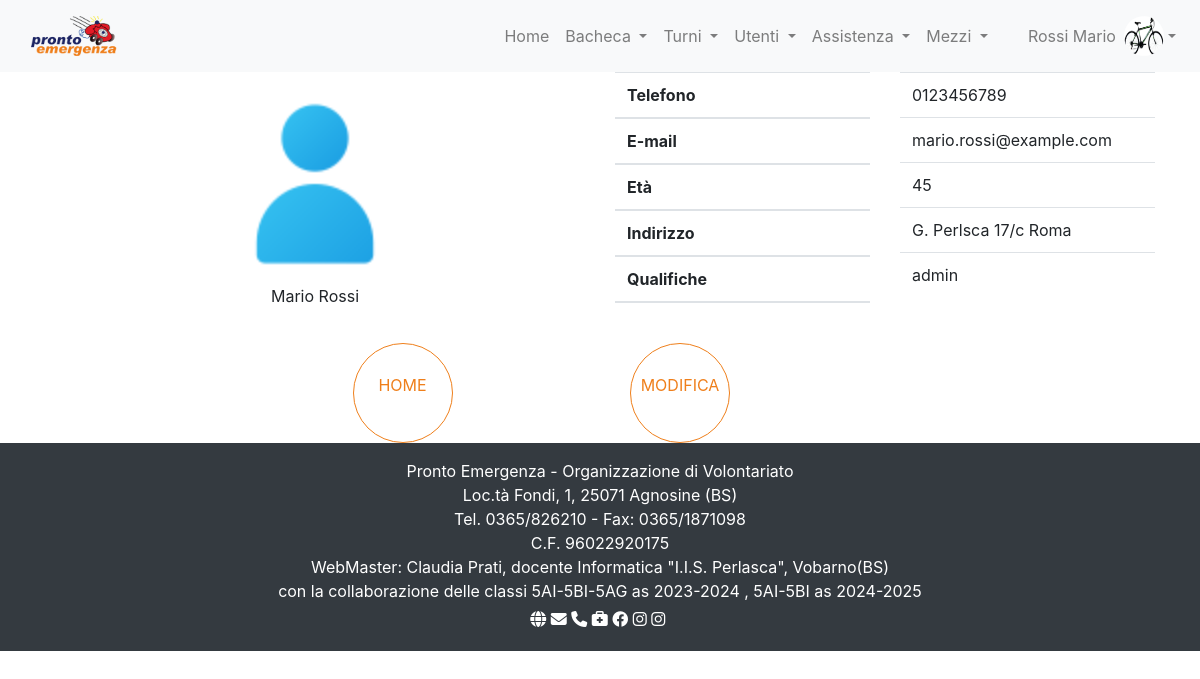
Screenshot of /pages/utenti/profiloUtente.php (signed in) with the database file from the repository.
### tables this page shows
CREATE TABLE `utenti` (
  `idUtente` int(11) NOT NULL COMMENT 'Chiave primaria utente',
  `cognome` varchar(30) NOT NULL COMMENT 'Cognome dell''utente',
  `nome` varchar(30) NOT NULL COMMENT 'Nome dell''utente',
  `codiceFiscale` varchar(16) NOT NULL COMMENT 'Codice fiscale dell''utente',
  `dataNascita` date NOT NULL COMMENT 'Data di nascita dell''utente',
  `via` varchar(20) NOT NULL COMMENT 'Via dell''utente',
  `numero` varchar(4) NOT NULL COMMENT 'Numero civico dell''utente',
  `cap` varchar(5) NOT NULL COMMENT 'CAP dell''utente',
  `citta` varchar(20) NOT NULL COMMENT 'Città dell''utente',
  `provincia` varchar(2) NOT NULL COMMENT 'Provincia dell''utente',
  `username` varchar(30) NOT NULL COMMENT 'Username dell''utente',
  `password` varchar(30) NOT NULL COMMENT 'Password ell''utente',
  `email` varchar(30) NOT NULL COMMENT 'E-mail dell''utente',
  `telefono` varchar(13) NOT NULL COMMENT 'Telefono dell''utente',
  `indisponibilita` tinyint(1) NOT NULL COMMENT 'flag che permette di conoscere se l’utente è disponibile o meno per i turni ',
  `istruttore` tinyint(1) NOT NULL COMMENT 'flag per conoscere se l’utente è o meno un istruttore',
  `status` enum('volontario','dipendente','corsista') NOT NULL COMMENT 'Tipo utente',
  `tipoUtente` enum('admin','user') NOT NULL,
  `immagine` varchar(30) DEFAULT NULL,
  `dataoraInvioEmail` datetime NOT NULL,
  `dataoraClickEmail` datetime DEFAULT NULL,
  `validato` tinyint(1) NOT NULL DEFAULT 0
);

### funzioniDB.php (called while the page is built, shortened)
<?php
require_once "globals.php";
function db_query($strquery,$valori, $tipi){
    global $DSN,$USERDB,$PSWDB;
    $ris=[];
    try{
        $conn=new PDO($DSN,$USERDB,$PSWDB);
        $conn->setAttribute(PDO::ATTR_ERRMODE,PDO::ERRMODE_EXCEPTION);
        try {
                $conn->beginTransaction();
                $stm=$conn->prepare($strquery);
                if (!empty($valori)) {
                    for($i=0;$i<count($valori);$i++){
                        $stm->bindParam($i+1,$valori[$i],$tipi[$i]);
                    }
                }
                $stm->execute();
                $conn->commit();
        } catch(PDOExecption $e) {
                $conn->rollback();
                $ris['error']= "errore transazione su db_query: " . $e->getMessage() . "</br>";
        }
        if (stripos($strquery, "INSERT") === 0 || stripos($strquery, "UPDATE") === 0 || stripos($strquery, "DELETE") === 0) {
            $ris['numRow']= $stm->rowCount();
        } elseif (stripos($strquery, "SELECT") === 0) {
            $ris= $stm->fetchAll(PDO::FETCH_NAMED);
        } else {
            $ris['error']= "tipo di query non riconosciuto";
         }
    }
    catch(Exception $e){
        $ris['error']="<br>errore connessione al database: ".$e->getMessage()."</br>";
    }
    return $ris;
}
?>

### api/API_getUtenteByEmail.php (called while the page is built)
<?php
require_once("funzioniDB.php");
function API_getUtente($get, $post, $session){
    $email=(isset($get['emailUt']))?$get['emailUt']:$post['emailUt'];
    if (!isset($session['tipoUtente'])||(isset($session['tipoUtente']) && $session['tipoUtente']!="admin" && $email!=$session['email'])){
        header("HTTP/1.1 403 Forbidden");
        return [];
    }
    else{
        $sql = "SELECT * from utenti WHERE email=?;";
        $valori = [$post['emailUt']];
        $tipi = [PDO::PARAM_STR];
        $risposta = db_query($sql, $valori, $tipi);
        return $risposta;
    }
}
?>

### globals.php (called while the page is built, shortened)
<?php
$cartellaImmagini="uploads/images";
$imgAvatar="avatar-100.png";
?>

### components/profiloUtenteSingolo/COMP_profiloUtenteSingolo.php (the view)
<?php
require_once('./api/API_getUtenteByEmail.php');
require_once('./components/SimpleComponent/COMP_Buttons.php');
require_once ("./globals.php");
function CMP_profiloUtenteSingolo($emailUt){
	$utente = API_getUtente([], array("emailUt" => $emailUt), $_SESSION);
	if ($utente == []){
		$msg = "Tipo di utente non valido";
	}else{
		$img = ritornaImmagine($utente[0]['immagine']);
		$msg = "
			<div class = 'container'>
				<div class = 'row'>
					<div class = ' col-6 col-sm-12 col-md-6 col d-flex flex-column justify-content-center align-items-center'>
						<img src = ".$img." width='200'></td>
						<div>".$utente[0]['nome']. " " . $utente[0]['cognome'] ."</div>
					</div>
					<div class = 'col-3 col-sm-6 col-md-3 col'>
						<table class = 'table table'>
							<thead>
								<tr>
									<th>Telefono</th>
								</tr>
								<tr>
									<th>E-mail</th>
								</tr>
								<tr>
									<th>Età</th>
								</tr>
								<tr>
									<th>Indirizzo</th>
								</tr>
								<tr>
									<th>Qualifiche</th>
								</tr>
							</thead>
						</table>
					</div>
					<div class = 'col-3 col-sm-6 col-md-3 col'>
						<table class = 'table table'>
							<tbody>
								<tr>
									<td>". $utente[0]['telefono'] ."</td>
								</tr>
								<tr>
									<td>". $utente[0]['email'] ."</td>
								</tr>
								<tr>
									<td>".calcolaEta( $utente[0]['dataNascita'] )."</td>
								</tr>
								<tr>
									<td>". $utente[0]['via'] . " " . $utente[0]['numero'] . " " . $utente[0]['citta']. "</td>
								</tr>
								<tr>
									<td>". $utente[0]['tipoUtente'] ."</td>
								</tr>
							</tbody>
						</table>
					</div>
				</div>
				<br>
				<div class='d-flex flex-wrap justify-content-center gap-2'>
					<div class='col-sm-6 col-md-3 text-center'>
						".COMP_Button("	", "HOME", "./home")."
					</div>
					<div class='col-sm-6 col-md-3 text-center'>
						".COMP_Button("", "MODIFICA", "./modificaUtente")."
					</div>
				</div>
			</div>
        ";
	}
	return $msg;
}
function calcolaEta($dataN){
	$oggi = new DateTime();
	$dn = new DateTime($dataN);
	$diff = $dn->diff($oggi);
	return $diff->y;
}
function ritornaImmagine($immagine){
	global $imgAvatar, $cartellaImmagini;
	$path = "./$cartellaImmagini/";
	$img = "";
	if ($immagine!="" && file_exists($path.$immagine))
		$img = $path.$immagine;
	else
		$img = "./public/images/$imgAvatar";
	return $img;
}

### rows the page displays
utenti: nome "Mario", cognome "Rossi", telefono "0123456789", email "mario.rossi@example.com", dataNascita "45", via "G. Perlsca", numero "17/c", citta "Roma", tipoUtente "admin"

### other values shown
$l['title'] "Home"
$l['title'] "Bacheca"
$l['title'] "Turni"
$l['title'] "Utenti"
$l['title'] "Assistenza"
$l['title'] "Mezzi"
$user['cognome'] "Rossi"
$user['nome'] "Mario"
$label "HOME MODIFICA"
